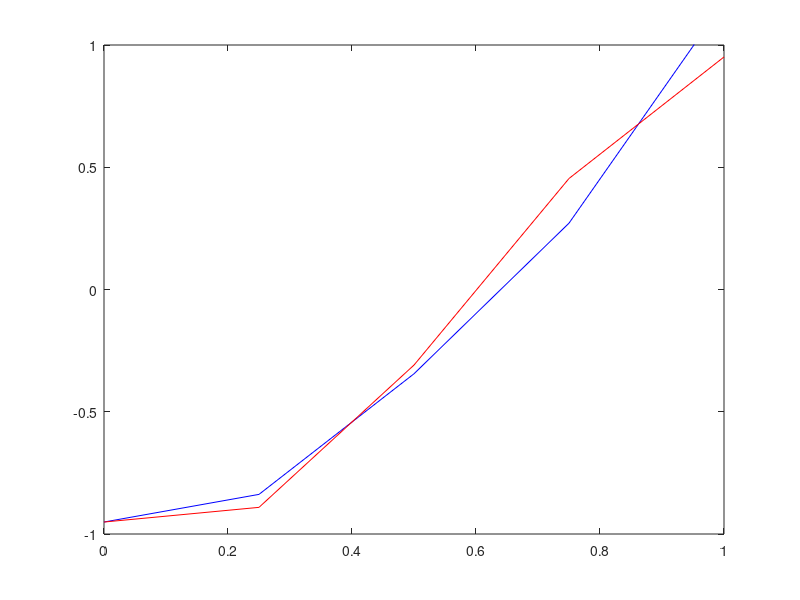

MATLAB code for this plot:
%%%%%%%%%%%%%%%%%%%%%%%%%%%%%%%%%%%%%%%%%%%%%%%%%%%%%%%%%%%%%%%%%%%%%%%%%%
% Description: This function implements the Lax Friedrich method to 
% numerically solve the scalar advection equation u_t + au_x = 0. 
% It stores all the parameters that define the desired 
% method.  Stable provided mu=abs(ak/h)<=1 
% Lax Friedrichs scheme
% u_new(j) = (u_old(j-1)+u_old(j+1))/2 - (mu/2)*(u_old(j+1)-u_old(j-1))

% parameters:
%   t0:intitial time
%   tf:final time
%   L:number of spatial grid points 
%   N: number of time grid points
%   f: function that gives inital data
%   g:function that computes ghost cell values 
%   a:wave speed, a>0 for right moving wave
%%%%%%%%%%%%%%%%%%%%%%%%%%%%%%%%%%%%%%%%%%%%%%%%%%%%%%%%%%%%%%%%%%%%%%%%%

%initialize parameters
t0 = 0;
tf = 1;
L = 4;
N = 4;

%define space mesh
dx = 1 / L;
x = 0: dx : 1;

% define time mesh
dt = (tf - t0) / N;
t = t0 : dt : tf;

%wave speed
a = .8;
%CFL number
mu = a * dt / dx;

%set inital value fucntion  
f = sin(pi * x);
%set boundary value function 
g = sin(-pi * a * t);

%preallocate u, set initial u value to f, boundary value to g
u = zeros(N+1,L+1);
uexact = zeros(N+1,L+1);
u(1,:) = f;
u(:,1) = g;
uexact(1,:)=u(1,:)

%loop through time
for n=1:N
    %loop through space
    for j=2:L
        u(n + 1 , j) = (u(n , j - 1) + u(n , j + 1)) / 2 ...
            - (mu / 2) * (u(n , j + 1) - u(n , j - 1));
     end
    
    %ghost cell values, outflow boundary 
    u(n+1 , j + 1) = 2 * u(n , L) - u(n , L - 1);
   
    X = x - a * t(n + 1);
    uexact(n + 1 , :) = sin(pi * X);
    %calculate the abs error and infinity norm of the error
    abserr = abs(uexact-u); 
    
    
end


clf
for i=1:L
    plot(x , u( i , :) , 'b' , x , uexact(i , :) , 'r')
	axis([0 1 -1 1])
    pause(.05)
    drawnow
end

%calculate L1 error norm in space
row_err=dx*trapz(abserr,2);
%calculate L1 error norm in time 
err=dt*trapz(row_err);
disp(err)